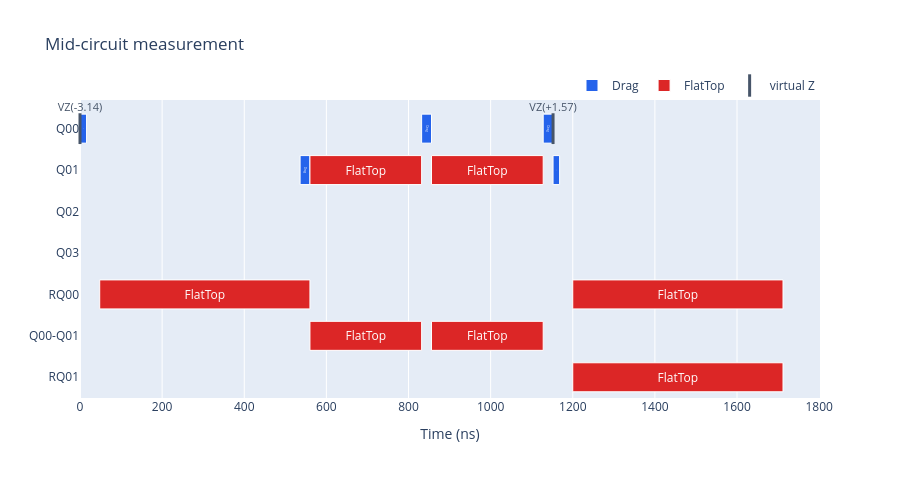

The notebook cell this image was saved under:
### Markdown cell above
## Pulse-level view

Things to look for in the timeline:

- **`RQ00` has two readout pulses** — the mid-circuit window (≈48–560 ns)
  and the final one. `RQ01` has only the final readout.
- **`Q00` is silent during its readout window**; the echoed cross-resonance
  of the CX (the `FlatTop` pulses on `Q00-Q01` and the echo `Drag` pulses
  on `Q00`) starts exactly when the window ends at 560 ns.
- **`Q01`'s `Drag` pulse sits at ≈536 ns, inside `Q00`'s readout window** —
  measuring one qubit does not stall the others (ALAP placed it as late as
  possible; with ASAP it would run at *t* = 0).

### Code cell
build_pulse_schedule_timeline_figure(schedule, title="Mid-circuit measurement").show()

### Figure 1 — Plotly figure (JSON) as saved in the notebook; plotly's stock layout.template omitted (floating-point values rounded to 4 significant figures)
{"data": [{"base": [0.0, 832.0, 1128.0, 536.0, 1152.0], "hovertemplate": "Drag<br>start=%{base:.1f} ns<br>duration=%{x:.1f} ns<extra></extra>", "insidetextanchor": "middle", "marker": {"color": "#2563eb", "line": {"color": "#ffffff", "width": 1}}, "name": "Drag", "orientation": "h", "text": "Drag", "textposition": "inside", "type": "bar", "x": [16.0, 24.0, 24.0, 24.0, 16.0], "y": ["Q00", "Q00", "Q00", "Q01", "Q01"]}, {"base": [560.0, 856.0, 48.0, 1200.0, 560.0, 856.0, 1200.0], "hovertemplate": "FlatTop<br>start=%{base:.1f} ns<br>duration=%{x:.1f} ns<extra></extra>", "insidetextanchor": "middle", "marker": {"color": "#dc2626", "line": {"color": "#ffffff", "width": 1}}, "name": "FlatTop", "orientation": "h", "text": "FlatTop", "textposition": "inside", "type": "bar", "x": [272.0, 272.0, 512.0, 512.0, 272.0, 272.0, 512.0], "y": ["Q01", "Q01", "RQ00", "RQ00", "Q00-Q01", "Q00-Q01", "RQ01"]}, {"cliponaxis": false, "customdata": [["VirtualZ", -3.142], ["VirtualZ", 1.571]], "hovertemplate": "%{customdata[0]}<br>t=%{x:.1f} ns<br>theta=%{customdata[1]:.3f} rad<extra></extra>", "marker": {"color": "#475569", "line": {"color": "#475569", "width": 3}, "size": 22, "symbol": "line-ns-open"}, "mode": "markers+text", "name": "virtual Z", "text": ["VZ(-3.14)", "VZ(+1.57)"], "textfont": {"color": "#475569", "size": 11}, "textposition": "top center", "type": "scatter", "x": [0.0, 1152.0], "y": ["Q00", "Q00"]}], "layout": {"bargap": 0.3, "barmode": "overlay", "height": 478, "legend": {"orientation": "h", "x": 1.0, "xanchor": "right", "y": 1.0, "yanchor": "bottom"}, "title": {"text": "Mid-circuit measurement"}, "width": 900, "xaxis": {"rangemode": "tozero", "title": {"text": "Time (ns)"}}, "yaxis": {"categoryarray": ["RQ01", "Q00-Q01", "RQ00", "Q03", "Q02", "Q01", "Q00"], "categoryorder": "array"}}}
